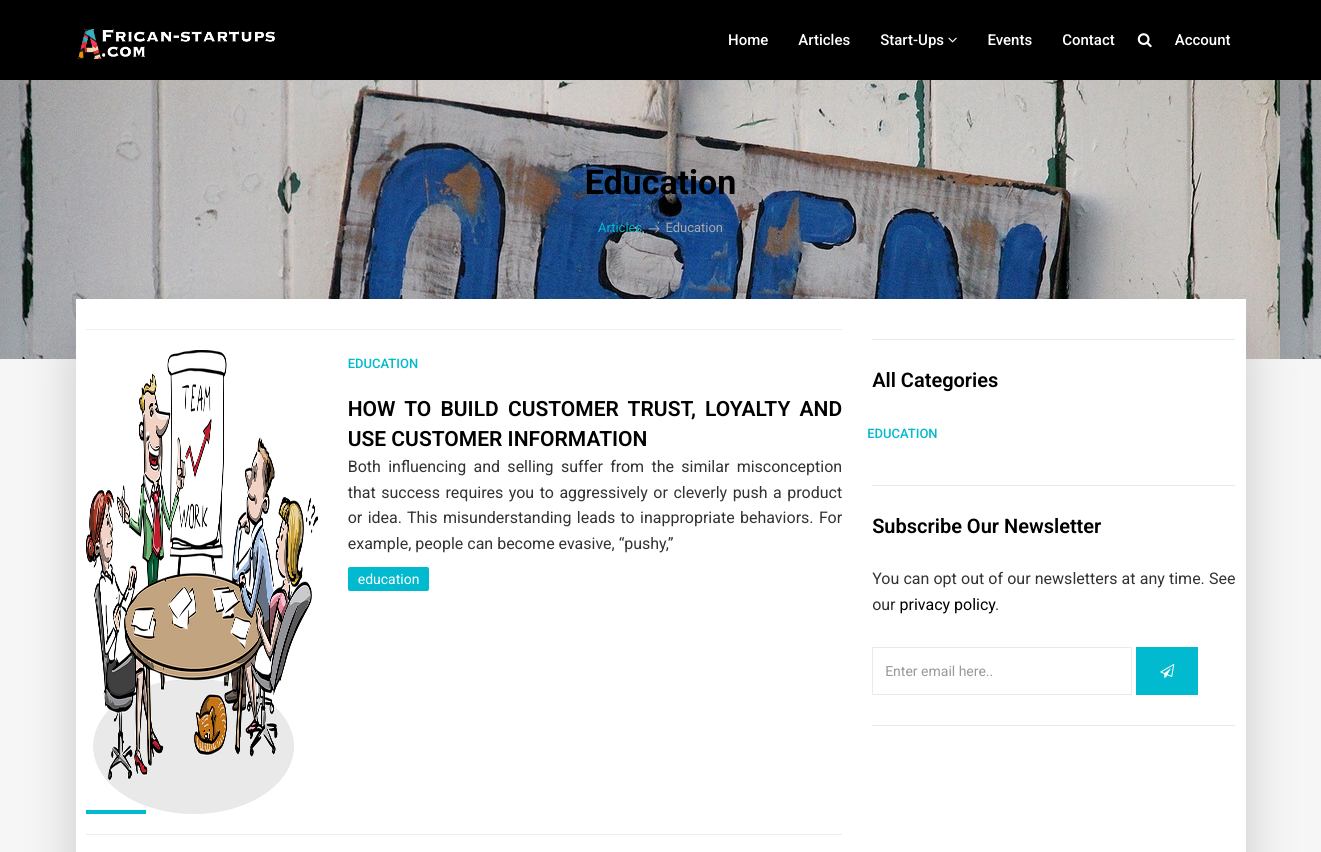
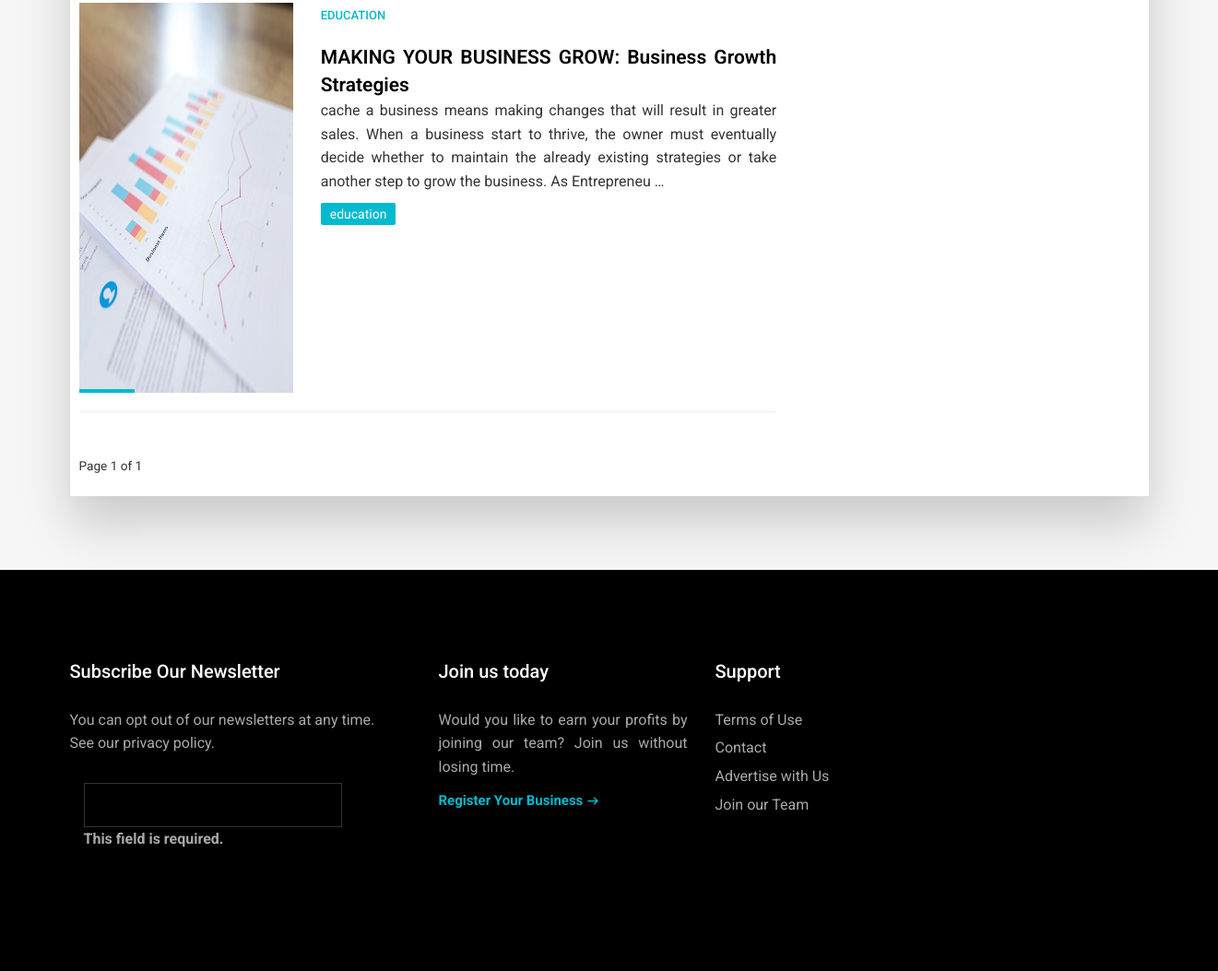
The app's page /categories/education/ (signed in) with its own data (2 pictures, top to bottom).
### Article/models.py (models this page shows, shortened)
class Category(models.Model):
    name = models.CharField(max_length=250, blank=True)
    slug = models.SlugField(max_length=250)
    class Meta:
        ordering =['name']
        verbose_name = 'category'

class Article(models.Model):
    popular = models.CharField(max_length=50, blank=True, choices=(('true','True'),('false','False')))
    category = models.ForeignKey(Category,on_delete=models.CASCADE, default=1,)
    preview_image = models.ImageField(upload_to='upload/',blank=True)
    tags = TaggableManager()
    title = models.CharField(max_length=100)
    slug = models.SlugField(max_length=250, unique=True)
    summary = models.TextField(max_length=1000, blank=True)
    title_body1 = models.TextField(max_length=1000, blank=True)
    title_body2 = models.TextField(max_length=1000, blank=True)
    title_body3 = models.TextField(max_length=1000, blank=True)
    part1=models.CharField(blank=True,max_length=200, choices=(('true','True'),('false','False')))
    sub1 = models.CharField(max_length=200, blank=True)
    sub1_child1 = models.CharField(max_length=500, blank=True)
    sub1_child1_body = models.TextField(max_length=1000, blank=True)
    sub1_child1_image = models.ImageField(upload_to='upload',blank=True)
    sub1_child2 = models.CharField(max_length=500, blank=True)
    sub1_child2_body = models.TextField(max_length=1000, blank=True)
    sub1_child2_image = models.ImageField(upload_to='upload', blank=True)
    sub1_child3 = models.CharField(max_length=500, blank=True)
    sub1_child3_body = models.TextField(max_length=1000, blank=True)
    sub1_child3_image = models.ImageField(upload_to='upload', blank=True)
    sub1_child4 = models.CharField(max_length=500, blank=True)
    sub1_child4_body = models.TextField(max_length=1000, blank=True)
    sub1_child4_image = models.ImageField(upload_to='upload', blank=True)
    sub1_child5 = models.CharField(max_length=500, blank=True)
    sub1_child5_body = models.TextField(max_length=1000, blank=True)
    sub1_child5_image = models.ImageField(upload_to='upload', blank=True)
    blockquote1 = models.TextField(max_length=500, blank=True)
    part2 = models.CharField(blank=True,max_length=200, choices=(('true','True'),('false','False')))
    sub2 = models.CharField(max_length=200, blank=True)
    sub2_child1 = models.CharField(max_length=500, blank=True)
    sub2_child1_body = models.TextField(max_length=1000, blank=True)
    sub2_child1_image = models.ImageField(upload_to='upload', blank=True)
    sub2_child2 = models.CharField(max_length=500, blank=True)
    sub2_child2_body = models.TextField(max_length=1000, blank=True)
    sub2_child2_image = models.ImageField(upload_to='upload', blank=True)
    sub2_child3 = models.CharField(max_length=500, blank=True)
    sub2_child3_body = models.TextField(max_length=1000, blank=True)
    sub2_child3_image = models.ImageField(upload_to='upload', blank=True)
    sub2_child4 = models.CharField(max_length=500, blank=True)
    sub2_child4_body = models.TextField(max_length=1000, blank=True)
    sub2_child4_image = models.ImageField(upload_to='upload', blank=True)
    sub2_child5 = models.CharField(max_length=500, blank=True)
    sub2_child5_body = models.TextField(max_length=1000, blank=True)
    sub2_child5_image = models.ImageField(upload_to='upload', blank=True)
    blockquote2 = models.TextField(max_length=500, blank=True)
    part3 = models.CharField(blank=True,max_length=200, choices=(('true','True'),('false','False')))
    sub3 = models.CharField(max_length=200, blank=True)
    sub3_child1 = models.CharField(max_length=500, blank=True)
    sub3_child1_body = models.TextField(max_length=1000, blank=True)
    sub3_child1_image = models.ImageField(upload_to='upload', blank=True)
    sub3_child2 = models.CharField(max_length=500, blank=True)
    sub3_child2_body = models.TextField(max_length=1000, blank=True)
    sub3_child2_image = models.ImageField(upload_to='upload', blank=True)
    sub3_child3 = models.CharField(max_length=500, blank=True)
    sub3_child3_body = models.TextField(max_length=1000, blank=True)
    sub3_child3_image = models.ImageField(upload_to='upload', blank=True)
    sub3_child4 = models.CharField(max_length=500, blank=True)
    sub3_child4_body = models.TextField(max_length=1000, blank=True)
    sub3_child4_image = models.ImageField(upload_to='upload', blank=True)
    sub3_child5 = models.CharField(max_length=500, blank=True)
    sub3_child5_body = models.TextField(max_length=1000, blank=True)
    sub3_child5_image = models.ImageField(upload_to='upload', blank=True)
    blockquote3 = models.TextField(max_length=500, blank=True)
    part4 = models.CharField(blank=True,max_length=200, choices=(('true','True'),('false','False')))
    sub4 = models.CharField(max_length=200, blank=True)
    sub4_child1 = models.CharField(max_length=500, blank=True)
    sub4_child1_body = models.TextField(max_length=1000, blank=True)
    sub4_child1_image = models.ImageField(upload_to='upload', blank=True)
    sub4_child2 = models.CharField(max_length=500, blank=True)
    sub4_child2_body = models.TextField(max_length=1000, blank=True)
    sub4_child2_image = models.ImageField(upload_to='upload', blank=True)
    sub4_child3 = models.CharField(max_length=500, blank=True)
    sub4_child3_body = models.TextField(max_length=1000, blank=True)
    sub4_child3_image = models.ImageField(upload_to='upload', blank=True)
    sub4_child4 = models.CharField(max_length=500, blank=True)
    sub4_child4_body = models.TextField(max_length=1000, blank=True)
    sub4_child4_image = models.ImageField(upload_to='upload', blank=True)
    sub4_child5 = models.CharField(max_length=500, blank=True)
    sub4_child5_body = models.TextField(max_length=1000, blank=True)
    sub4_child5_image = models.ImageField(upload_to='upload', blank=True)
    blockquote4 = models.TextField(max_length=500, blank=True)
    part5 = models.CharField(blank=True,max_length=200, choices=(('true','True'),('false','False')))
    sub5 = models.CharField(max_length=200, blank=True)
    sub5_child1 = models.CharField(max_length=500, blank=True)
    sub5_child1_body = models.TextField(max_length=1000, blank=True)
    sub5_child1_image = models.ImageField(upload_to='upload', blank=True)
    sub5_child2 = models.CharField(max_length=500, blank=True)
    sub5_child2_body = models.TextField(max_length=1000, blank=True)
    sub5_child2_image = models.ImageField(upload_to='upload', blank=True)
    sub5_child3 = models.CharField(max_length=500, blank=True)
    sub5_child3_body = models.TextField(max_length=1000, blank=True)
    sub5_child3_image = models.ImageField(upload_to='upload', blank=True)
    sub5_child4 = models.CharField(max_length=500, blank=True)
    sub5_child4_body = models.TextField(max_length=1000, blank=True)
    sub5_child4_image = models.ImageField(upload_to='upload', blank=True)
    sub5_child5 = models.CharField(max_length=500, blank=True)
    sub5_child5_body = models.TextField(max_length=1000, blank=True)
    sub5_child5_image = models.ImageField(upload_to='upload', blank=True)
    blockquote5 = models.TextField(max_length=500, blank=True)
    link =models.URLField(max_length=1000, blank=True)
    link_name= models.CharField(max_length=1000,blank=True)
    pub_date = models.DateTimeField(auto_now_add=True)

### Article/views.py (the view)
# urls.py: path('categories/<str:category_slug>/', views.list_of_articles_by_category, name='category_list'),
@cache_page(60 * 15)
def list_of_articles_by_category(request, category_slug):
    instance = Article.objects.all()
    categories = Category.objects.all()
    sub = SubscribeForm(request.POST)
    if sub.is_valid():
        email_data = sub.cleaned_data.get('S_email')
        new_comment, created = Subscribe.objects.get_or_create(
            S_email=email_data,
        )
        messages.success(request, 'You have subscribed successfully!!')
    if category_slug:
        category = get_object_or_404(Category, slug=category_slug)
        instance_list = instance.filter(category=category)
        paginator = Paginator(instance_list, 10)
        page = request.GET.get('page')
        instance = paginator.get_page(page)
    context = {
        'categories':categories,
        'instance':instance,
        'category':category,
        'sub':sub,
               }
    return render(request, 'blog/category_list.html',context)

### templates/blog/category_list.html (shortened to what this page needs)
{% extends 'base.html' %}
{% load static %}
{% load thumbnail %}
{% block content %}
        <section class="section db p120" style="background-image:url('{% static 'upload/category.jpg' %}');>
            <div class="container">
                <div class="row">
                    <div class="col-md-12">
                        <div class="tagline-message page-title text-center">
                            <h3>{{ category.name }}</h3>
                            <ul class="breadcrumb">
                                <li><a href="javascript:void(0)">Articles</a></li>
                                <li class="active">{{ category.name }}</li>
                            </ul>
                        </div>
                    </div>
                </div>
            </div>
        <section class="section gb nopadtop">
            <div class="container">
                <div class="boxed">
                    <div class="row">
                        <div class="col-md-8">
<hr>
                               {% if instance %}
                                {% for Article in instance %}
                            <div class="row">
                            <div class="col-md-4 hidden-sm hidden-xs">
                              <div class="image-wrap entry">
                                  {% thumbnail Article.preview_image "250x250" crop="center" as im %}
                                <img src="{{ im.url }}" width="{{ im.width }}" height="{{ im.height }}">
                                {% endthumbnail %}
                              </div>
                            </div>
                            <div class="col-md-8">
                                <div class="blog-wrapper clearfix">
                                            <div class="blog-meta">
                                                <small><a href="#">{{ category.name }}</a></small>
                                            </div>
                                            <div class="blog-desc-big">
                                                   <h1></h1> <a href="{% url 'detail' Article.slug %}" class="lead">{{ Article.title}}</a></h1>
                                                    <p>
                                                    {{ Article.summary|truncatechars:250   }}
                                                    </p>
                                                 {% if Article.tags %}
                                        <div class="tags-widget">
                                            <ul class="list-inline">
                                                {% for tag in Article.tags.all %}
                                    <li><a href="{% url 'tagged' tag.slug%}">{{ tag.name}}</a></li>
                                    {% endfor %}
                                            </ul>
                                        </div>
                                        {% endif %}
                                            </div>
                                        </div>
                            </div>
                                </div><hr>
                               {% endfor %}
                               {% endif %}
                            <div class="row">
                                <div class="col-md-12">
                                </div>
                            </div>
                            <p><small>Page {{ instance.number }} of {{ instance.paginator.num_pages }}</small></p>
                        </div>
                        <div class="sidebar col-md-4">
                            <div class="widget clearfix">
                            </div>
                            <div class="widget clearfix">
                                <h3 class="widget-title">All Categories</h3>
                                    <ul class="list-inline">
                                        {% for category in categories %}
                                           <div class="blog-meta">
                                                <small><a href="{% url 'category_list' category.slug %}">{{ category.name }}</a></small>
                                            </div>
                                        {% endfor %}
                                    </ul>
                            </div>
                            <div class="widget clearfix">
                                <h3 class="widget-title">Subscribe Our Newsletter</h3>
                                <div class="newsletter-widget">
                                    <p>You can opt out of our newsletters at any time. See our <a href="#">privacy policy</a>.</p>
                                    <form class="form-inline" role="search">
                                        <div class="form-1">
                                            <input type="text" class="form-control" placeholder="Enter email here..">
                                            <button type="submit" class="btn btn-primary"><i class="fa fa-paper-plane-o"></i></button>
                                        </div>
                                    </form>
                                </div>
                            </div>
                        </div>
                    </div>
                </div>
            </div>
        </section>
{% endblock %}

### records on screen
Category: name "Education", name "EDUCATION"
Article: shows a picture, title "HOW TO BUILD CUSTOMER TRUST, LOYALTY AND USE CUSTOMER INFORMATION", summary "Both influencing and selling suffer from the similar misconception that success requires you to aggressively or cleverly push a product or idea. This misunderstanding leads to inappropriate behaviors. For example, people can become evasive, “pushy,”"
Tag: name "education"
Article: shows a picture, title "MAKING YOUR BUSINESS GROW: Business Growth Strategies", summary "cache a business means making changes that will result in greater sales. When a business start to thrive, the owner must eventually decide whether to maintain the already existing strategies or take another step to grow the business. As Entrepreneu …"

### other values on screen
{{ instance.number }} "1"
{{ instance.paginator.num_pages }} "1"
